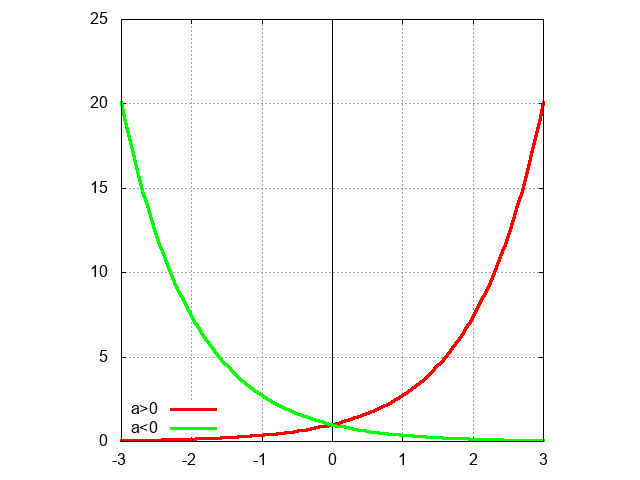

Write gnuplot code to recreate this figure.
reset
set terminal png
set output "expa.png"
set size square
set grid
set style line 1 lt 1 lw 3 pt 3 linecolor rgb "red"
set style line 2 lt 1 lw 3 pt 3 linecolor rgb "green"
set key left bottom
set yzeroaxis lt -1
set xzeroaxis lt -1
plot [-3:3] exp(x) w l ls 1 title "a>0", exp(-x) w l ls 2 title "a<0"
